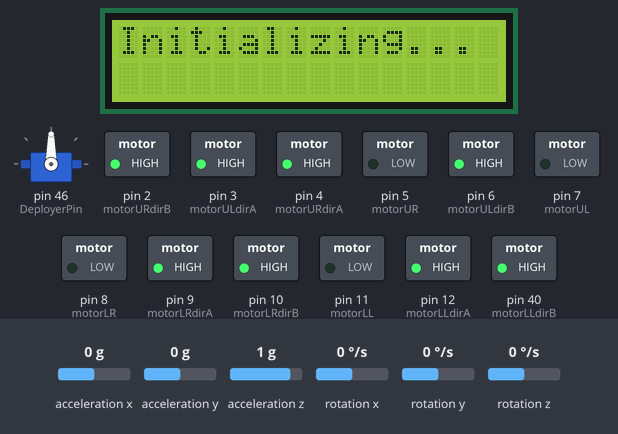
This sketch was run on a simulated Arduino Mega 2560, built with avr-gcc and run on an emulated ATmega2560. On the bench: servo, 16×2 character LCD, switched loads named in the sketch (green lamp = pin HIGH). The inputs (shaded band) are chosen by the test bench; at power-on: acceleration y 0 g, acceleration x 0 g, acceleration z 1 g, rotation x 0 °/s, rotation y 0 °/s, rotation z 0 °/s. What the sketch prints to the serial monitor is not drawn.

Above: at 1.3 s.
At 3.4 s:
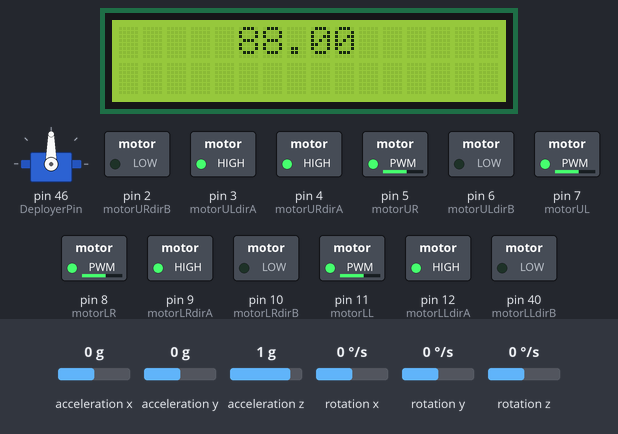
3.5 s: acceleration y set to -1.4 g
At 3.72 s:
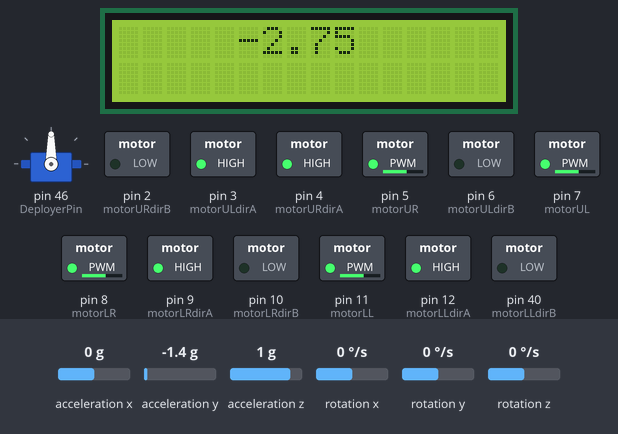
5.0 s: acceleration y set to -0.8 g
At 6.41 s:
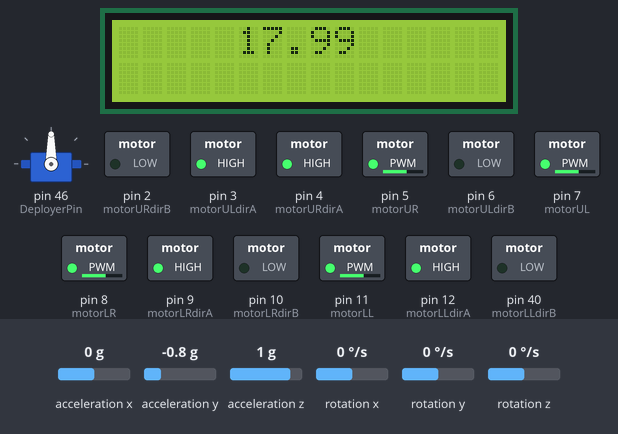
6.5 s: acceleration y set to 0 g
At 6.58 s:
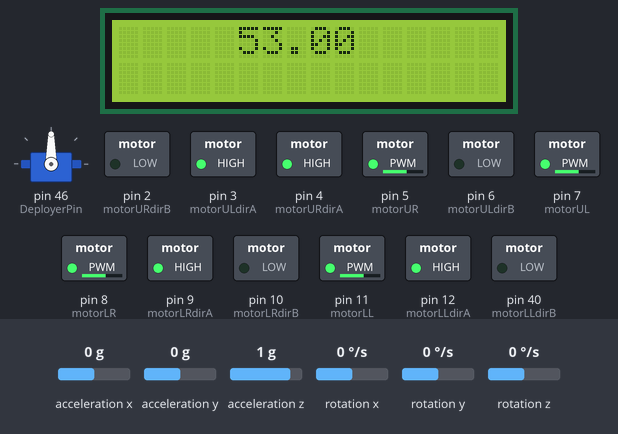
Timing chart, 0 to 9.5 s (numbered marks = the images above; inputs shaded):
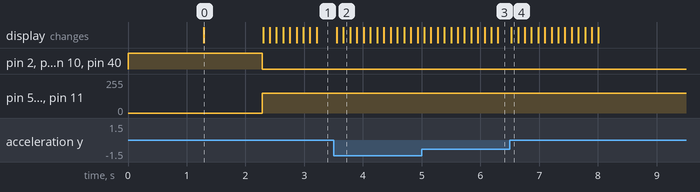

Measured:
- after the input at 3.5 s, the display: first changes after 0.05 s (image 2 shows a later state)
- after the input at 5.0 s, the display: first changes after 0.05 s (image 3 shows a later state)
- after the input at 6.5 s, the display: changes at once (image 4)
- what the display in image 0 shows lasts 1.0 s, from 1.3 s to 2.3 s

The sketch:

Accelerometer.ino
```cpp
#include <I2Cdev.h>
#include <Wire.h>
#include <MPU6050.h>
#include "Motors.h"
#include "Display.h"
MPU6050 accelgyro;
int16_t GyroscopeX=0;
int16_t GyroscopeY=0;
int16_t GyroscopeZ=0;
int16_t AccelerationX=0;
int16_t AccelerationY=0;
int16_t AccelerationZ=0;
float Inclination=90;

void ReadAccel(){
  accelgyro.getMotion6(&AccelerationX, &AccelerationY, &AccelerationZ, &GyroscopeX, &GyroscopeY, &GyroscopeZ);
  Inclination = (map(AccelerationY, -16600, 17000, 0, 180)*0.5)+(Inclination*0.5);
}

void setup() {
  Serial.begin(9600);
  Wire.begin();
  accelgyro.initialize();
  accelgyro.setSleepEnabled(false);
  Serial.println(accelgyro.testConnection() ? "MPU6050 connection successful" : "MPU6050 connection failed");
  MotorsInitialize();
  delay(1000);
  DisplayInitialize();
}

void loop() {
  MoveForward(150);
  ReadAccel();
  Serial.println(Inclination);
  Display(String(Inclination), "");
  delay(100);
}
```

Display.h
```cpp
#include <LiquidCrystal_I2C.h>
LiquidCrystal_I2C lcd(0x27,2,1,0,4,5,6,7,3, POSITIVE);

void Display(String strU, String strL){
  lcd.clear();
  lcd.setCursor(floor((16-strU.length())/2), 0);
  lcd.print(strU);
  lcd.setCursor(floor((16-strL.length())/2), 1);
  lcd.print(strL);
}

void DisplayInitialize(){
  lcd.begin(16, 2);
  lcd.setBacklight(HIGH);
  lcd.clear();
  Display("Initializing...", "");
  delay(1000);
}
```

Motors.h
```cpp
#include <Servo.h>
#define DeployerPin 46
Servo Deployer;
#define motorUL 7
#define motorULdirA 3
#define motorULdirB 6
#define motorLL 11
#define motorLLdirA 12
#define motorLLdirB 40
#define motorUR 5
#define motorURdirA 4
#define motorURdirB 2
#define motorLR 8
#define motorLRdirA 9
#define motorLRdirB 10
int KitCounter=0;

void MotorsStop(){
  digitalWrite(motorULdirA, HIGH);
  digitalWrite(motorULdirB, HIGH);
  digitalWrite(motorURdirA, HIGH);
  digitalWrite(motorURdirB, HIGH);
  digitalWrite(motorLLdirA, HIGH);
  digitalWrite(motorLLdirB, HIGH);
  digitalWrite(motorLRdirA, HIGH);
  digitalWrite(motorLRdirB, HIGH);
  delay(200);
}

void MotorsInitialize(){
  Deployer.attach(DeployerPin);
  Deployer.write(90);
  pinMode(motorUL, OUTPUT);
  pinMode(motorULdirA, OUTPUT);
  pinMode(motorULdirB, OUTPUT);
  pinMode(motorLL, OUTPUT);
  pinMode(motorLLdirA, OUTPUT);
  pinMode(motorLLdirB, OUTPUT);
  pinMode(motorUR, OUTPUT);
  pinMode(motorURdirA, OUTPUT);
  pinMode(motorURdirB, OUTPUT);
  pinMode(motorLR, OUTPUT);
  pinMode(motorLRdirA, OUTPUT);
  pinMode(motorLRdirB, OUTPUT);
  MotorsStop();
}

void URForward(){
  digitalWrite(motorURdirA, HIGH);
  digitalWrite(motorURdirB, LOW);
}

void URBackwards(){
  digitalWrite(motorURdirA, LOW);
  digitalWrite(motorURdirB, HIGH);
}

void ULForward(){
  digitalWrite(motorULdirA, HIGH);
  digitalWrite(motorULdirB, LOW);
}

void ULBackwards(){
  digitalWrite(motorULdirA, LOW);
  digitalWrite(motorULdirB, HIGH);
}

void LRForward(){
  digitalWrite(motorLRdirA, HIGH);
  digitalWrite(motorLRdirB, LOW);
}

void LRBackwards(){
  digitalWrite(motorLRdirA, LOW);
  digitalWrite(motorLRdirB, HIGH);
}

void LLForward(){
  digitalWrite(motorLLdirA, HIGH);
  digitalWrite(motorLLdirB, LOW);
}

void LLBackwards(){
  digitalWrite(motorLLdirA, LOW);
  digitalWrite(motorLLdirB, HIGH);
}

void MoveForward(int speed){
  ULForward();
  LLForward();
  URForward();
  LRForward();
  analogWrite(motorUL, speed);
  analogWrite(motorLL, speed);
  analogWrite(motorUR, speed);
  analogWrite(motorLR, speed);
}


void MoveBackwards(int speed){
  ULBackwards();
  LLBackwards();
  URBackwards();
  LRBackwards();
  analogWrite(motorUL, speed);
  analogWrite(motorLL, speed);
  analogWrite(motorUR, speed);
  analogWrite(motorLR, speed);
}


void RotateLeft(int speed){
  ULBackwards();
  LLBackwards();
  URForward();
  LRForward();
  analogWrite(motorUL, speed);
  analogWrite(motorLL, speed);
  analogWrite(motorUR, speed);
  analogWrite(motorLR, speed);
}


void RotateRight(int speed){
  ULForward();
  LLForward();
  URBackwards();
  LRBackwards();
  analogWrite(motorUL, speed);
  analogWrite(motorLL, speed);
  analogWrite(motorUR, speed);
  analogWrite(motorLR, speed);
}

void IntroduceRight(int speed){
  ULForward();
  LLForward();
  analogWrite(motorUL, speed);
  analogWrite(motorLL, speed);
  analogWrite(motorUR, 0);
  analogWrite(motorLR, 0);
}

void IntroduceLeft(int speed){
  URForward();
  LRForward();
  analogWrite(motorUL, 0);
  analogWrite(motorLL, 0);
  analogWrite(motorUR, speed);
  analogWrite(motorLR, speed);
}


void StrafeLeft(int speed){
  ULBackwards();
  LLForward();
  URForward();
  LRBackwards();
  analogWrite(motorUL, speed);
  analogWrite(motorLL, speed);
  analogWrite(motorUR, speed);
  analogWrite(motorLR, speed);
}


void StrafeRight(int speed){
  ULForward();
  LLBackwards();
  URBackwards();
  LRForward();
  analogWrite(motorUL, speed);
  analogWrite(motorLL, speed);
  analogWrite(motorUR, speed);
  analogWrite(motorLR, speed);
}


void DeployKitLeft(){
	Deployer.write(150);
  delay(500);
  Deployer.write(65);
  delay(500);
  Deployer.write(90);
  delay(500);
  KitCounter++;
}

void DeployKitRight(){
  Deployer.write(30);
  delay(500);
  Deployer.write(110);
  delay(500);
  Deployer.write(90);
  delay(500);
  KitCounter++;
}
```
